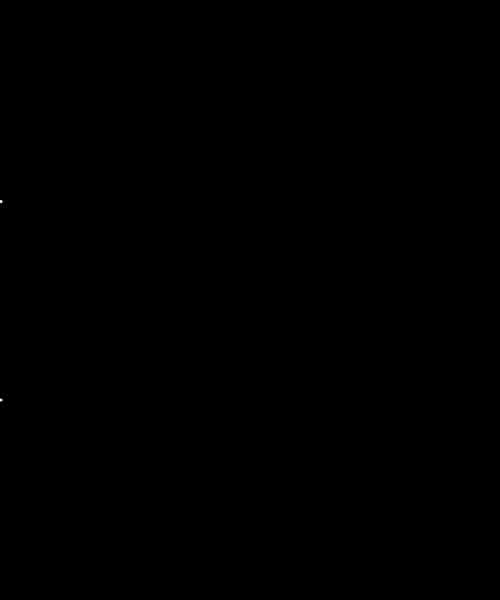
Frame 1 (no input)
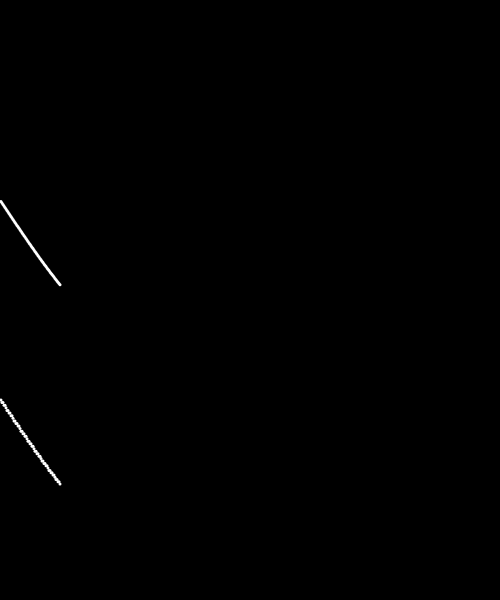
Frame 60 (no input)
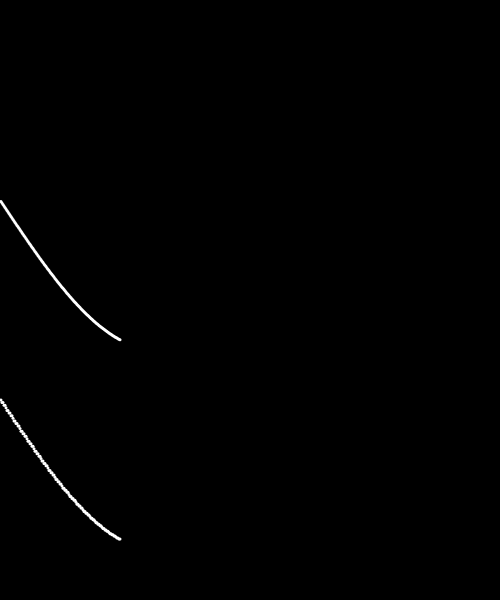
Frame 120 (the mouse pressed at the canvas centre since frame 60)

The p5.js sketch that drew these frames (run headless with seeded random() and noise() and a simulated clock; from frame 60 on, the mouse is pressed at the canvas centre):

// p5.js sketch
// ── sketch.js
"use strict";

let cosArray = [];
let sinArray = [];
let sinCosResolution = 360 * 1;

function setup() {
  createCanvas(500, 600);
  background(0);
  noStroke();

  for (let i = 0; i < sinCosResolution; i++) {
    let angle = map(i, 0, sinCosResolution, 0, TWO_PI);
    cosArray.push(cos(angle));
    sinArray.push(sin(angle));
  }
}

function draw() {
  //background(0);

  noStroke();
  fill(255);
  let x, y;

  x = frameCount % width;
  y = 200 + sin(frameCount * 0.01) * 150;
  ellipse(x, y, 3, 3);

  y = 400 + mSin(frameCount * 0.01) * 150;
  ellipse(x, y, 3, 3);
}

function mSin(radian) {
  let angle = radian % TWO_PI;
  if (angle < 0) angle += TWO_PI;
  let index = floor(map(angle, 0, TWO_PI, 0, sinCosResolution));
  return sinArray[index];
}

function mCos(radian) {
  let angle = radian % TWO_PI;
  if (angle < 0) angle += TWO_PI;
  let index = floor(map(angle, 0, TWO_PI, 0, sinCosResolution));
  return cosArray[index];
}
